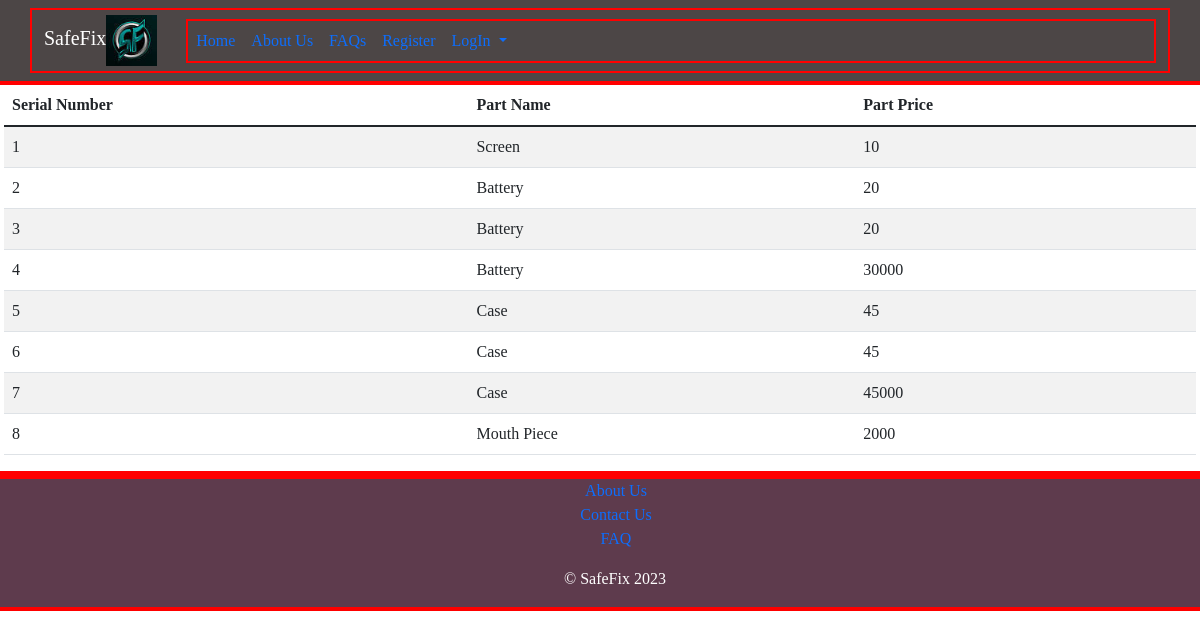
/AdminAllParts.php, run on the app's committed database.
### tables this page shows
CREATE TABLE `parts` (
  `part_id` int(11) NOT NULL,
  `part_name` varchar(255) DEFAULT NULL,
  `part_price_Naira` double DEFAULT NULL
);

### classes/dbconnection.php (called while the page is built, shortened)
<?php
class Dbconnection{
    private $conn;
    public function connect(){
        try{
            $this->conn = new PDO(self::DSN, self::DB_USERNAME, self::DB_PASSWORD);
            $this->conn->setAttribute(PDO::ATTR_ERRMODE, PDO::ERRMODE_EXCEPTION);
        }catch(PDOException $ex){
            error_log("Connection Unsuccessful". $ex->getMessage());
        }
        return $this->conn;
    }
}
?>

### classes/Parts.php (called while the page is built, shortened)
<?php
require_once("Dbconnection.php");
class Parts extends Dbconnection{
            public function fectchAllparts(){
                $sql = "SELECT part_name, part_price_Naira FROM parts";
                $stmt = $this->connect()->prepare($sql);
                $stmt->execute();
                $result = $stmt->fetchAll(PDO::FETCH_ASSOC);
                return $result;
            }
}

### AdminAllParts.php (the view)
<?php
    require("classes/Parts.php");
    $part = new Parts();
    $allparts = $part->fectchAllparts();
?>
<?php
  require_once("partials/header1.php");
?>
    <div class="row">
    <div class="col-md-12">
    <table class="table table-striped">
        <thead>
            <th>Serial Number</th>
            <th>Part Name</th>
            <th>Part Price</th>
        </thead>
        <tbody>
            <?php
        $sn = 1;
                foreach($allparts as $part){
                    ?>
                        <tr>
                            <td><?php echo $sn++ ?></td>
                            <td><?php echo $part["part_name"] ?></td>
                            <td><?php echo $part["part_price_Naira"] ?></td>
                        </tr>
                    <?php
                }
            ?>
        </tbody>
</table>
            </div>
            </div>
 <?php
  require_once("partials/footer.php");
?>

### partials/header1.php (shortened to what this page needs)
<!DOCTYPE html>
<head>
    <link href="assets/css/bootstrap.css" rel="stylesheet">
    <link href="assets/css/miniproject.css" rel="stylesheet" type="text/css">
</head>
<body>
  <nav class="navbar navbar-expand-lg bg-body-tertiary" style="background-color: #4C4646">
  <div class="container">
    <a class="navbar-brand ml-3" href="index1.php" style="color:white">SafeFix<img src="assets/images/capture.PNG" width="40%"></a>
    <div class="navbar-collapse" id="navbarScroll">
      <ul class="navbar-nav me-auto my-2 my-lg-0 navbar-nav-scroll" style="--bs-scroll-height: 500px;">
        <li class="nav-item">
          <a class="nav-link active" aria-current="page" href="index1.php">Home</a>
        </li>
        <li class="nav-item">
          <a class="nav-link" href="about.php">About Us</a>
        </li>
        <li class="nav-item">
          <a class="nav-link" href="FAQ.php">FAQs</a>
        </li>
        <li class="nav-item">
          <a class="nav-link" href="customerregister.php">Register</a>
        </li>
        <li class="nav-item dropdown">
          <a class="nav-link dropdown-toggle" href="#" role="button" data-bs-toggle="dropdown" aria-expanded="false">
            LogIn
          </a>
        </li>
      </ul>
    </div>
  </div>
</nav>

### partials/footer.php (shortened to what this page needs)
<footer>
<div class="row bg-last">
      <div class="col-md-12" align="center">
          <ul class="list">
              <li><a href="about.php" target="_blank" class="links">About Us</a></li>
              <li><a href="contact.php" target="_blank" class="links">Contact Us</a></li>
              <li><a href="FAQ.php" target="_blank" class="links">FAQ</a></li>
          </ul>
          <p class="footer footer-padding"> &copy SafeFix 2023</p>
      </div>
    </div>
</footer>
</body>
</html>

### assets/css/miniproject.css (style rules this page uses)
* { box-sizing:border-box; }
div { border:2px solid red; }
.list { list-style:none; }
h1,h2,h3,h4,h5,p,a,button,input,div { font-family:algerian serif; }
.links { text-decoration: none; }
.footer { color:white; }
.bg-last { background-color:#5E3B4D; }
.footer-padding { padding-left:30px; }

### data on the page
parts: part_name "Screen", part_price_Naira "10"
parts: part_name "Battery", part_price_Naira "20"
parts: part_name "Battery", part_price_Naira "20"
parts: part_name "Battery", part_price_Naira "30000"
parts: part_name "Case", part_price_Naira "45"
parts: part_name "Case", part_price_Naira "45"
parts: part_name "Case", part_price_Naira "45000"
parts: part_name "Mouth Piece", part_price_Naira "2000"
